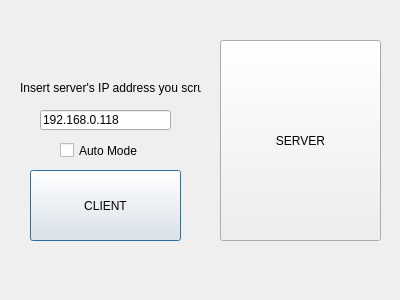
<?xml version="1.0" encoding="UTF-8"?>
<ui version="4.0">
 <class>ServerClientSelection</class>
 <widget class="QDialog" name="ServerClientSelection">
  <property name="geometry">
   <rect>
    <x>0</x>
    <y>0</y>
    <width>400</width>
    <height>300</height>
   </rect>
  </property>
  <property name="windowTitle">
   <string>Dialog</string>
  </property>
  <widget class="QPushButton" name="clientButtonClicked">
   <property name="geometry">
    <rect>
     <x>30</x>
     <y>170</y>
     <width>151</width>
     <height>71</height>
    </rect>
   </property>
   <property name="text">
    <string>CLIENT</string>
   </property>
  </widget>
  <widget class="QPushButton" name="serverButtonClicked">
   <property name="geometry">
    <rect>
     <x>220</x>
     <y>40</y>
     <width>161</width>
     <height>201</height>
    </rect>
   </property>
   <property name="text">
    <string>SERVER</string>
   </property>
  </widget>
  <widget class="QCheckBox" name="testingModeCheckbox">
   <property name="geometry">
    <rect>
     <x>60</x>
     <y>140</y>
     <width>111</width>
     <height>21</height>
    </rect>
   </property>
   <property name="text">
    <string>Auto Mode</string>
   </property>
  </widget>
  <widget class="QLineEdit" name="IPSelectionBox">
   <property name="geometry">
    <rect>
     <x>40</x>
     <y>110</y>
     <width>131</width>
     <height>20</height>
    </rect>
   </property>
   <property name="text">
    <string>192.168.0.118</string>
   </property>
  </widget>
  <widget class="QLabel" name="label">
   <property name="geometry">
    <rect>
     <x>20</x>
     <y>80</y>
     <width>181</width>
     <height>16</height>
    </rect>
   </property>
   <property name="text">
    <string>Insert server's IP address you scrub</string>
   </property>
  </widget>
 </widget>
 <resources/>
 <connections/>
</ui>
